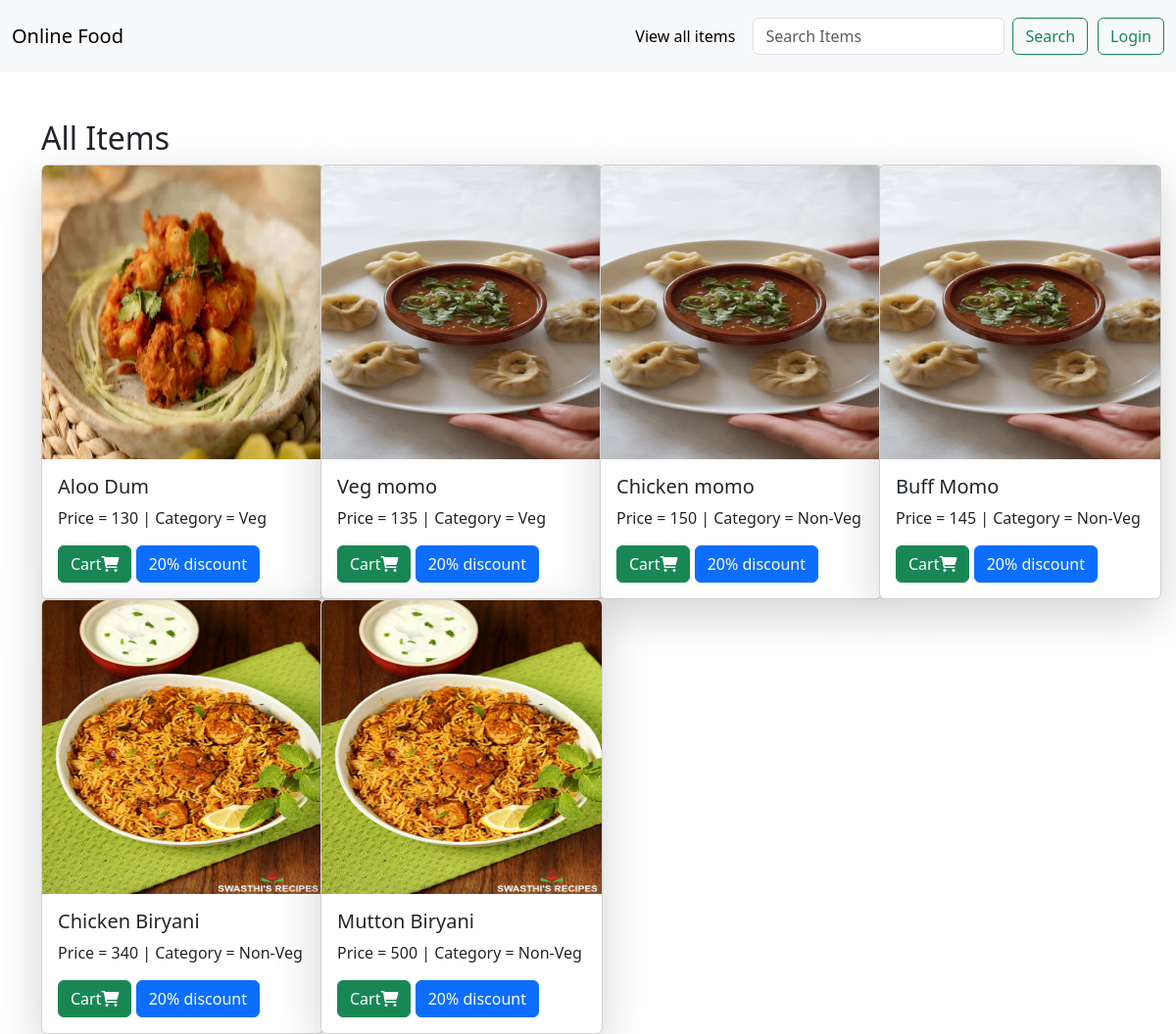
Screenshot of /all-items/ with the database file from the repository.
### foodapp/models.py (models this page shows, shortened)
class BaseModel(models.Model):
    uid = models.UUIDField(default=uuid.uuid4, editable=False, primary_key=True)
    created_at = models.DateTimeField(auto_now_add=True)
    updated_at = models.DateTimeField(auto_now_add=True)
    class Meta:
        abstract = True

class Item(BaseModel):
    category = models.CharField(max_length=100)
    item_name = models.CharField(max_length=100)
    description = models.CharField(max_length=500, default='')
    price = models.IntegerField(default=100)
    image = models.ImageField(upload_to='item')

### foodapp/views.py (the view)
# urls.py: path('all-items/', all_items, name='all_items'),
def all_items(request):
    all_items = Item.objects.all()
    context = {"items": all_items}
    if request.GET.get("search"):
        queryset = queryset.filter(item_name__icontains = request.GET.get("search"))
        context = {"items": queryset}
        return render(request, "items.html", context)
    return render(request, "items.html", context)

### foodapp/templates/items.html (shortened to what this page needs)
{% extends "base.html" %}
{% block start %}
<div class="container mt-5">
    <h2 class="mt-5">All Items</h2>
    <div class="row">
        {% for item in items %}
            <div class="col-md-3">
                <div class="card shadow-lg" style="width: 18rem">
                    <img src="{{ item.image.url }}" style="height : 300px;" class="card-img-top">
                    <div class="card-body">
                        <h5>{{ item.item_name }}</h5>
                        <p>Price = {{item.price}} | Category = {{item.category}}</p>
                        <a href="{% url 'add_cart' item.uid %}" class="btn btn-success">Cart<i class="fa-solid fa-cart-shopping"></i></a>
                        <a href="#" class="btn btn-primary">20% discount</a>
                    </div>
                </div>
            </div>
        {% endfor %}
    </div>
</div>
{% endblock %}

### foodapp/templates/base.html (shortened to what this page needs)
{% load static %}
<!DOCTYPE html>
<html lang="en">
<head>
    <link rel="stylesheet" href="https://cdnjs.cloudflare.com/ajax/libs/font-awesome/6.0.0-beta3/css/all.min.css">
    <link rel="stylesheet" href="https://cdn.jsdelivr.net/npm/bootstrap@5.3.3/dist/css/bootstrap.min.css">
</head>
<body>
      <nav class="navbar navbar-expand-lg bg-body-tertiary">
        <div class="container-fluid">
          <a class="navbar-brand" href="/">Online Food</a>
          <div class="collapse navbar-collapse"  id="navbarTogglerDemo01" >
            <ul class="navbar-nav ms-auto mb-2 mb-lg-0">
              <li class="nav-item">
                <a class="nav-link active" aria-current="page" href="/all-items/">View all items</a>
              </li>
            </ul>
            <form class="d-flex" role="search" style="margin:10px">
              <input name= "search" class="form-control me-2" type="search" placeholder="Search Items" aria-label="Search">
              <button class="btn btn-outline-success" type="submit">Search</button><hr>
            </form>
            {% if request.user.is_authenticated %}
            <a href="{% url 'orders' %}" class="btn btn-primary">Dashboard</a><br>
            <a href="{% url 'cart' %}" class="btn btn-light"><i class="fa-solid fa-cart-shopping"></i>{{request.user.get_cart_count}}</a>
            <a href="/logout/" class="btn btn-outline-success" type="submit" >Logout</a>
            {% else %}
            <a href="/login/" class="btn btn-outline-success" type="submit" >Login</a>
            {% endif %}
          </div>
        </div>
      </nav>
    {% block start %}
    {% endblock %}
</body>
</html>

### rows the page displays
Item: image (picture), item_name "Aloo Dum", price "130", category "Veg"
Item: image (picture), item_name "Veg momo", price "135", category "Veg"
Item: image (picture), item_name "Chicken momo", price "150", category "Non-Veg"
Item: image (picture), item_name "Buff Momo", price "145", category "Non-Veg"
Item: image (picture), item_name "Chicken Biryani", price "340", category "Non-Veg"
Item: image (picture), item_name "Mutton Biryani", price "500", category "Non-Veg"
